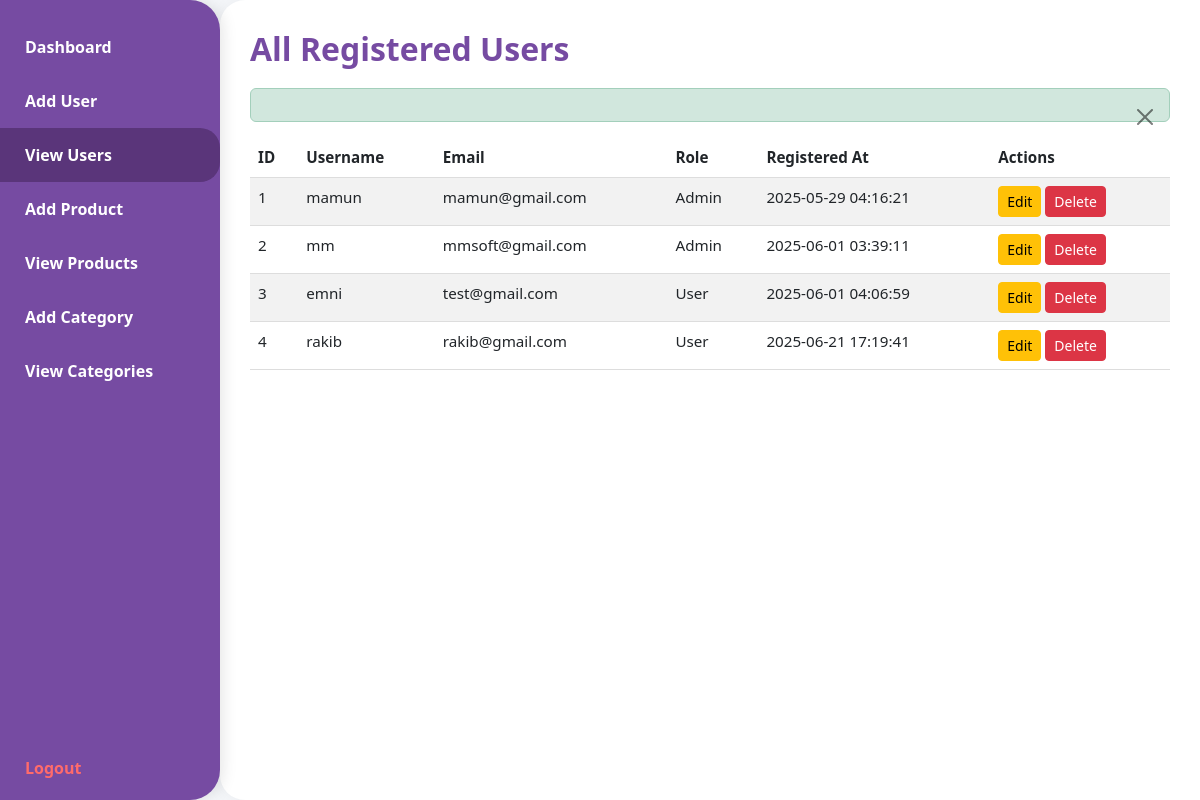
Screenshot of /DOC/DOC/combineproject/muntasir/log-rej-das/admin_dashboard.php?page=view_users (signed in) with the database file from the repository.
### tables this page shows
CREATE TABLE `users` (
  `id` int(11) NOT NULL,
  `username` varchar(50) NOT NULL,
  `email` varchar(100) NOT NULL,
  `password` varchar(255) NOT NULL,
  `first_name` varchar(50) NOT NULL,
  `last_name` varchar(50) NOT NULL,
  `phone` varchar(20) DEFAULT NULL,
  `avatar` varchar(255) DEFAULT NULL,
  `role` enum('admin','user') DEFAULT 'user',
  `status` enum('active','inactive','banned') DEFAULT 'active',
  `email_verified_at` timestamp NULL DEFAULT NULL,
  `created_at` timestamp NOT NULL DEFAULT current_timestamp(),
  `updated_at` timestamp NOT NULL DEFAULT current_timestamp() ON UPDATE current_timestamp()
);

### DOC/DOC/combineproject/muntasir/log-rej-das/admin_dashboard.php (the view, shortened to what this page needs)
<?php
$db_host = 'localhost';
$db_user = 'root';
$db_pass = '';
$db_name = 'test_db';
$conn = new mysqli($db_host, $db_user, $db_pass, $db_name);
$delete_user_err = $delete_user_success = "";
$active_page = "dashboard";
if (isset($_GET['page'])) {
    $page = $_GET['page'];
    if (in_array($page, ['dashboard', 'add_user', 'view_users', 'edit_user', 'add_product', 'view_products', 'edit_product', 'add_category', 'view_categories', 'edit_category'])) {
        $active_page = $page;
    }
}
$users_data = [];
if ($active_page === "view_users") {
    $result = $conn->query("SELECT id, username, email, role, created_at FROM users ORDER BY id ASC");
    if ($result) {
        while ($row = $result->fetch_assoc()) {
            $users_data[] = $row;
        }
    }
}
?>
<!DOCTYPE html>
<html lang="en">
<head>
    <link href="https://cdn.jsdelivr.net/npm/bootstrap@5.3.0/dist/css/bootstrap.min.css" rel="stylesheet" />
</head>
<body>
    <nav class="sidebar" aria-label="Admin Sidebar Navigation">
        <a href="?page=dashboard" class="<?php echo ($active_page === 'dashboard') ? 'active' : ''; ?>" aria-current="<?php echo ($active_page === 'dashboard') ? 'page' : ''; ?>">Dashboard</a>
        <a href="?page=add_user" class="<?php echo ($active_page === 'add_user') ? 'active' : ''; ?>">Add User</a>
        <a href="?page=view_users" class="<?php echo ($active_page === 'view_users') ? 'active' : ''; ?>">View Users</a>
        <a href="?page=add_product" class="<?php echo ($active_page === 'add_product') ? 'active' : ''; ?>">Add Product</a>
        <a href="?page=view_products" class="<?php echo ($active_page === 'view_products') ? 'active' : ''; ?>">View Products</a>
        <a href="?page=add_category" class="<?php echo ($active_page === 'add_category') ? 'active' : ''; ?>">Add Category</a>
        <a href="?page=view_categories" class="<?php echo ($active_page === 'view_categories') ? 'active' : ''; ?>">View Categories</a>
        <a href="?action=logout" class="logout-link">Logout</a>
    </nav>
    <main class="main-content">
<?php if ($active_page === 'dashboard'): ?>
    <h2>Welcome to Admin Dashboard</h2>
    <p>Hello <strong><?php echo htmlspecialchars($_SESSION["username"]); ?></strong>, you are logged in as <strong>Admin</strong>.</p>
    <p>Use the menu to manage users, products, and categories.</p>
    <h3>User Summary</h3>
    <?php
    $result = $conn->query("SELECT id, username, email, role, created_at FROM users ORDER BY id ASC LIMIT 5");
    if ($result && $result->num_rows > 0):
    ?>
        <div class="table-responsive">
            <table class="table table-striped table-hover">
                <thead>
                    <tr>
                        <th>ID</th>
                        <th>Username</th>
                        <th>Email</th>
                        <th>Role</th>
                        <th>Registered At</th>
                    </tr>
                </thead>
                <tbody>
                    <?php while ($row = $result->fetch_assoc()): ?>
                        <tr>
                            <td><?php echo htmlspecialchars($row['id']); ?></td>
                            <td><?php echo htmlspecialchars($row['username']); ?></td>
                            <td><?php echo htmlspecialchars($row['email']); ?></td>
                            <td><?php echo htmlspecialchars(ucfirst($row['role'])); ?></td>
                            <td><?php echo htmlspecialchars($row['created_at']); ?></td>
                        </tr>
                    <?php endwhile; ?>
                </tbody>
            </table>
        </div>
    <?php else: ?>
        <p>No users found.</p>
<?php endif; ?>
        <?php elseif ($active_page === 'view_users'): ?>
            <h2>All Registered Users</h2>
            <?php if (isset($delete_user_success)): ?>
                <div class="alert alert-success alert-dismissible fade show" role="alert">
                    <button type="button" class="btn-close" data-bs-dismiss="alert" aria-label="Close"></button>
                </div>
            <?php elseif (isset($delete_user_err)): ?>
                <div class="alert alert-danger"><?php echo $delete_user_err; ?></div>
            <?php endif; ?>
            <?php if (!empty($users_data)): ?>
                <div class="table-responsive" style="max-height: 500px;">
                    <table class="table table-striped table-hover" aria-describedby="User list table">
                        <thead>
                            <tr>
                                <th>ID</th>
                                <th>Username</th>
                                <th>Email</th>
                                <th>Role</th>
                                <th>Registered At</th>
                                <th>Actions</th>
                            </tr>
                        </thead>
                        <tbody>
                            <?php foreach ($users_data as $user): ?>
                                <tr>
                                    <td><?php echo htmlspecialchars($user['id']); ?></td>
                                    <td><?php echo htmlspecialchars($user['username']); ?></td>
                                    <td><?php echo htmlspecialchars($user['email']); ?></td>
                                    <td><?php echo htmlspecialchars(ucfirst($user['role'])); ?></td>
                                    <td><?php echo htmlspecialchars($user['created_at']); ?></td>
                                    <td>
                                        <a href="?page=edit_user&id=<?php echo $user['id']; ?>" class="btn btn-sm btn-warning">Edit</a>
                                        <a href="?action=delete_user&id=<?php echo $user['id']; ?>" class="btn btn-sm btn-danger" onclick="return confirm('Are you sure you want to delete this user?');">Delete</a>
                                    </td>
                                </tr>
                            <?php endforeach; ?>
                        </tbody>
                    </table>
                </div>
            <?php else: ?>
                <p>No users found.</p>
            <?php endif; ?>
        <?php endif; ?>
    </main>
</body>
</html>

### DOC/DOC/combineproject/muntasir/log-rej-das/admin_dashboard.php (style rules this page uses)
body, html { height: 100%; margin: 0; font-family: 'Segoe UI', Tahoma, Geneva, Verdana, sans-serif; background: #f5f7fa; }
.sidebar { height: 100vh; width: 220px; background-color: #764ba2; color: white; position: fixed; top: 0; left: 0; overflow-x: hidden; padding-top: 20px; display: flex; flex-direction: column; justify-content: flex-start; border-radius: 0 30px 30px 0; box-shadow: 3px 0 15px rgba(0,0,0,0.1); }
.sidebar a { padding: 15px 25px; text-decoration: none; font-size: 1rem; color: white; display: block; font-weight: 600; transition: background-color 0.3s ease; border-radius: 0 20px 20px 0; }
.sidebar a:hover, .sidebar a.active { background-color: #5a357a; }
.sidebar .logout-link { margin-top: auto; padding-bottom: 20px; color: #ff6b6b; font-weight: 700; }
.main-content { margin-left: 220px; padding: 30px; max-width: calc(100% - 220px); min-height: 100vh; background: white; border-radius: 25px 0 0 25px; box-shadow: 0 0 20px rgba(0,0,0,0.05); overflow-y: auto; }
h2 { color: #764ba2; font-weight: 700; margin-bottom: 20px; }
table { width: 100%; border-collapse: collapse; font-size: 0.95rem; }
thead { background-color: #764ba2; color: white; }
th, td { padding: 12px 15px; border-bottom: 1px solid #ddd; text-align: left; }

### rows the page displays
users: id "1", username "mamun", email "mamun@gmail.com", role "Admin", created_at "2025-05-29 04:16:21"
users: id "2", username "mm", email "mmsoft@gmail.com", role "Admin", created_at "2025-06-01 03:39:11"
users: id "3", username "emni", email "test@gmail.com", role "User", created_at "2025-06-01 04:06:59"
users: id "4", username "rakib", email "rakib@gmail.com", role "User", created_at "2025-06-21 17:19:41"
